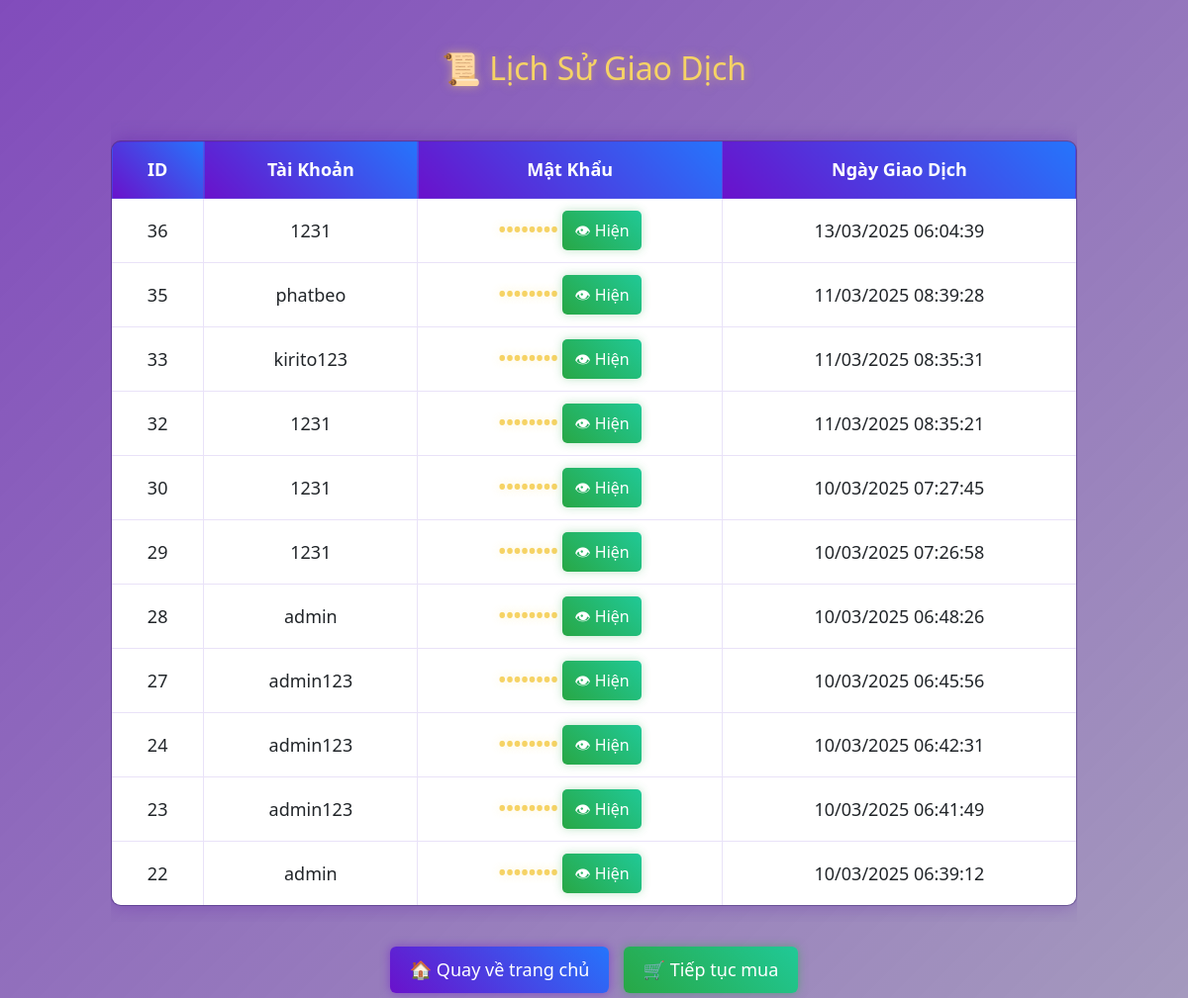
The page /pages/history.php on the database its author committed.
### tables this page shows
CREATE TABLE `transactions` (
  `id` int(11) NOT NULL,
  `user_id` int(11) DEFAULT NULL,
  `transaction_type` varchar(50) DEFAULT NULL,
  `amount` decimal(10,2) DEFAULT NULL,
  `transaction_date` timestamp NOT NULL DEFAULT current_timestamp(),
  `username` varchar(255) NOT NULL,
  `payment_method` varchar(50) NOT NULL DEFAULT 'cash',
  `card_provider` varchar(50) NOT NULL DEFAULT 'unknown',
  `card_code` varchar(100) NOT NULL,
  `card_serial` varchar(100) NOT NULL,
  `status` enum('pending','completed','failed') NOT NULL DEFAULT 'pending',
  `transfer_type` enum('bank','card','paypal','momo') NOT NULL DEFAULT 'bank',
  `created_at` timestamp NOT NULL DEFAULT current_timestamp(),
  `account_username` varchar(255) DEFAULT NULL,
  `account_password` varchar(255) DEFAULT NULL,
  `password` varchar(255) NOT NULL,
  `updated_at` timestamp NOT NULL DEFAULT current_timestamp() ON UPDATE current_timestamp()
);

### pages/history.php (the view, shortened to what this page needs)
<?php
$servername = "localhost";
$username = "root";
$password = "";
$database = "game_shop";
$conn = new mysqli($servername, $username, $password, $database);
$sql = "SELECT id, account_username, account_password, created_at
        FROM transactions
        WHERE account_username IS NOT NULL AND account_password IS NOT NULL
        ORDER BY created_at DESC";
$result = $conn->query($sql);
?>
<!DOCTYPE html>
<html lang="vi">
<head>
    <link href="https://cdn.jsdelivr.net/npm/bootstrap@5.3.0/dist/css/bootstrap.min.css" rel="stylesheet">
</head>
<body>
    <div class="container">
        <h2 class="text-center">📜 Lịch Sử Giao Dịch</h2>
        <div class="table-responsive">
            <table class="table table-bordered table-hover mt-4">
                <thead>
                    <tr>
                        <th>ID</th>
                        <th>Tài Khoản</th>
                        <th>Mật Khẩu</th>
                        <th>Ngày Giao Dịch</th>
                    </tr>
                </thead>
                <tbody>
                    <?php while ($row = $result->fetch_assoc()): ?>
                        <tr>
                            <td><?= $row['id'] ?></td>
                            <td><?= htmlspecialchars($row['account_username']) ?></td>
                            <td>
                                <span class="password" id="pass-<?= $row['id'] ?>" data-password="<?= htmlspecialchars($row['account_password']) ?>">••••••••</span>
                                <button class="btn-show" onclick="togglePassword(<?= $row['id'] ?>)">👁 Hiện</button>
                            </td>
                            <td><?= date("d/m/Y H:i:s", strtotime($row['created_at'])) ?></td>
                        </tr>
                    <?php endwhile; ?>
                </tbody>
            </table>
        </div>
        <div class="btn-container">
            <a href="../index.php" class="btn btn-primary">🏠 Quay về trang chủ</a>
            <a href="account_vip_genshin.php" class="btn btn-success">🛒 Tiếp tục mua</a>
        </div>
    </div>
</body>
</html>

### pages/history.php (style rules this page uses)
body { color: #fff; font-family: 'Segoe UI', Tahoma, Geneva, Verdana, sans-serif; background: transparent; }
.container { margin-top: 50px; max-width: 1000px; animation: fadeInUp 0.5s ease-out; }
.table { background: rgba(28, 0, 91, 0.4); backdrop-filter: blur(10px); color: white; border-radius: 10px; overflow: hidden; font-size: 18px; border: 1px solid rgba(147, 112, 219, 0.2); box-shadow: 0 0 20px rgba(76, 0, 159, 0.3); }
.table th { background: linear-gradient(45deg, #6a11cb, #2575fc); color: #fff; text-align: center; padding: 15px; border-bottom: 1px solid rgba(147, 112, 219, 0.2); }
.table td { text-align: center; vertical-align: middle; padding: 12px; border-color: rgba(147, 112, 219, 0.2); }
.password { font-weight: bold; color: #f6d365; user-select: none; font-size: 20px; text-shadow: 0 0 10px rgba(246, 211, 101, 0.3); }
.btn-show { background: linear-gradient(45deg, #28a745, #20c997); color: white; font-size: 16px; padding: 8px 12px; border: none; cursor: pointer; border-radius: 5px; transition: all 0.3s ease; box-shadow: 0 0 10px rgba(40, 167, 69, 0.3); }
.btn-container { margin-top: 20px; text-align: center; }
.btn { font-size: 18px; padding: 10px 20px; margin: 5px; transition: all 0.3s ease; }
.btn-primary { background: linear-gradient(45deg, #6a11cb, #2575fc); border: none; box-shadow: 0 0 10px rgba(106, 17, 203, 0.5); }
.btn-success { background: linear-gradient(45deg, #28a745, #20c997); border: none; box-shadow: 0 0 10px rgba(40, 167, 69, 0.5); }
h2 { color: #f6d365; text-shadow: 0 0 10px rgba(246, 211, 101, 0.5); margin-bottom: 30px; }

### rows shown on the page
transactions: id "36", account_username "1231", created_at "13/03/2025 06:04:39"
transactions: id "35", account_username "phatbeo", created_at "11/03/2025 08:39:28"
transactions: id "33", account_username "kirito123", created_at "11/03/2025 08:35:31"
transactions: id "32", account_username "1231", created_at "11/03/2025 08:35:21"
transactions: id "30", account_username "1231", created_at "10/03/2025 07:27:45"
transactions: id "29", account_username "1231", created_at "10/03/2025 07:26:58"
transactions: id "28", account_username "admin", created_at "10/03/2025 06:48:26"
transactions: id "27", account_username "admin123", created_at "10/03/2025 06:45:56"
transactions: id "24", account_username "admin123", created_at "10/03/2025 06:42:31"
transactions: id "23", account_username "admin123", created_at "10/03/2025 06:41:49"
transactions: id "22", account_username "admin", created_at "10/03/2025 06:39:12"
